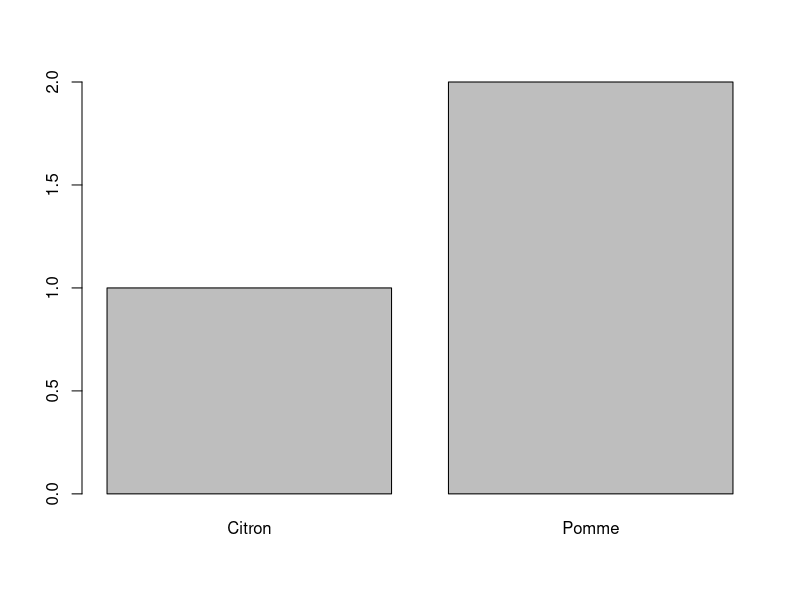
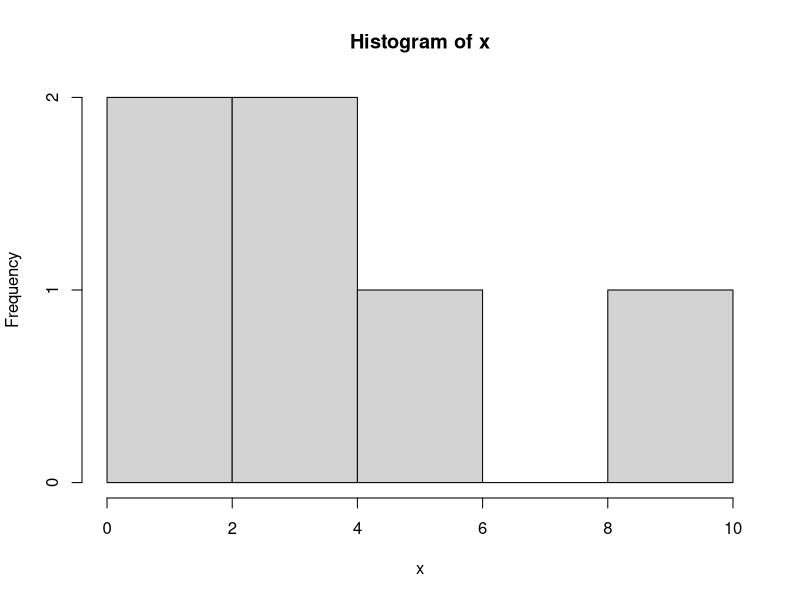
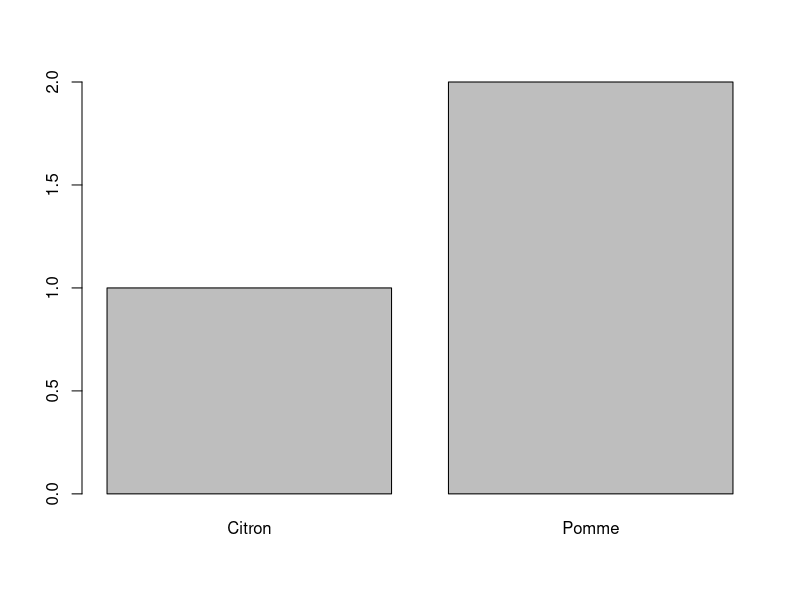

Write R code to recreate these figures, in order. (Note: this script raises an error after producing the figures.)
## ---- chunk 1
prenom <- "Pierre-Edmond"
if (prenom == "Pierre-Edmond") {
    message("Bonjour !")
}
## ---- chunk 2
bonjour_pierre_edmond <- function(prenom) {
    if (prenom == "Pierre-Edmond") {
        message("Bonjour !")
    }
}
## ---- chunk 3
bonjour_pierre_edmond("Pierre-Edmond")
## ---- chunk 4
bonjour_pierre_edmond("Valérie-Charlotte")
## ---- chunk 5
moyenne <- function(x, arrondir = TRUE) {
    res <- mean(x)
    if (arrondir) {
        res <- round(res)
    }
    res
}

v <- c(1.4, 2.3, 8.9)
moyenne(v)
moyenne(v, arrondir = FALSE)
## ---- chunk 6
conseil_vestimentaire <- function(temperature) {
    if (temperature > 15) {
        message("La polaire n'est pas forcément nécessaire.")
    } else {
        message("Vous devriez prendre une petite laine.")
    }
}

conseil_vestimentaire(-5)
## ---- chunk 7
graph_var <- function(x) {
    if (is.character(x)) {
        barplot(table(x))
    } else {
        hist(x)
    }
}

graph_var(c("Pomme", "Pomme", "Citron"))
graph_var(c(1,5,10,3,1,4))
## ---- chunk 8
graph_var <- function(x) {
    if (is.character(x) || is.factor(x)) {
        barplot(table(x))
    } else {
        hist(x)
    }
}

graph_var(factor(c("Pomme", "Pomme", "Citron")))
## ---- chunk 9
graph_var <- function(x) {
    if (is.character(x) || is.factor(x)) {
        barplot(table(x))
    } else if (is.numeric(x)) {
        hist(x)
    } else {
        message("Le type de x n'est pas géré par la fonction")
    }
}

graph_var(c(TRUE, FALSE, TRUE))
## ---- chunk 10
test_x <- function(x) {
    if (x < 100) {
        message("x est inférieur à 100")
    } else if (x < 10) {
        message("x est inférieur à 10")
    }
}

test_x(5)
## ---- chunk 11
x <- 5

if (x >= 5) {
    message(">=5")
} else {
    message("<5")
}
## ---- chunk 12
x <- 1:10

ifelse(x >= 5, ">=5", "<5")
## ---- chunk 13
x <- 1:10

if (x >= 5) {
    message(">=5")
}
## ---- chunk 14
mot_le_plus_long <- function(x) {
    if (!is.character(x)) {
        return(NA)
    }
    max(nchar(x))
}

mot_le_plus_long(c("Pomme", "Citron"))
mot_le_plus_long(1:5)
## ---- chunk 15
mot_le_plus_long <- function(x) {
    if (!is.character(x)) {
        warning("x n'est pas de type character, le résultat vaut NA.")
        return(NA)
    }
    max(nchar(x))
}

mot_le_plus_long(1:5)
## ---- chunk 16
mot_le_plus_long <- function(x) {
    if (!is.character(x)) {
        stop("x doit être de type character.")
    }
    max(nchar(x))
}

mot_le_plus_long(1:5)
mot_le_plus_long(c("Pomme", "Citron"))
## ---- chunk 17
mot_le_plus_long <- function(x) {
    stopifnot(is.character(x), "x doit être de type character.")
    max(nchar(x))
}

mot_le_plus_long(1:5)

## ---- chunk 18
histo <- function(x, titre = NULL) {
    if (is.null(titre)) {
        titre <- paste("Moyenne : ", mean(x))
    }
    hist(x, main = titre)
}

histo(c(1, 15, 8, 10, 12, 18, 8, 4))

histo(c(1, 15, 8, 10, 12, 18, 8, 4), titre = "Quel bel histogramme")
## ---- chunk 19
moyenne_arrondie <- function(x) {
    if (missing(x)) stop("x est manquant")
    round(mean(x))
}

moyenne_arrondie()
## ---- chunk 20
moyenne_arrondie <- function(x) {
    round(mean(x))
}

moyenne_arrondie()
